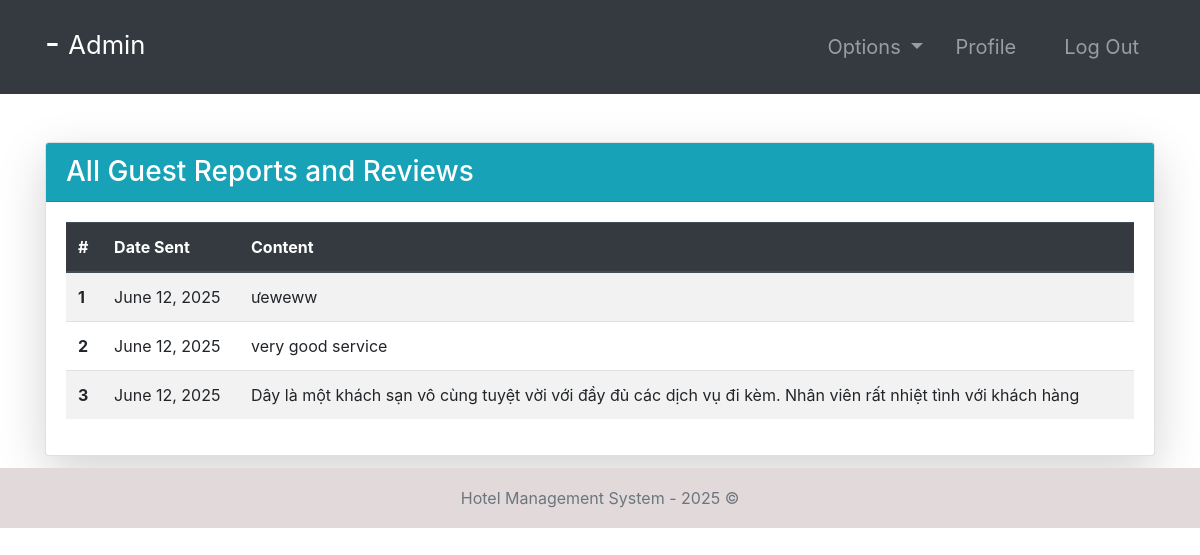
The app's page /view-reports/ (signed in) with its own data.
### hotel/models.py (models this page shows, shortened)
class Report(models.Model):
    date = models.DateField(default=timezone.now)
    content = models.TextField()

### hotel/views.py (the view)
# urls.py: path('view-reports/', view_reports, name='view_reports'),
def view_reports(request):
    role = str(request.user.groups.all()[0])
    if role not in ['admin', 'manager']:
        messages.error(request, "You are not authorized to view this page.")
        return redirect('home')
    all_reports = Report.objects.all().order_by('-date')
    context = {
        'role': role,
        'reports': all_reports
    }
    return render(request, 'manager/view_reports.html', context)

### templates/manager/view_reports.html
{% extends '../index.html' %}
{% block context %}
<div class="container my-5">
    <div class="card shadow-lg">
        <div class="card-header bg-info text-white">
            <h3 class="mb-0">All Guest Reports and Reviews</h3>
        </div>
        <div class="card-body">
            <div class="table-responsive">
                <table class="table table-striped table-hover">
                    <thead class="thead-dark">
                        <tr>
                            <th scope="col">#</th>
                            <th scope="col">Date Sent</th>
                            <th scope="col">Content</th>
                        </tr>
                    </thead>
                    <tbody>
                        {% for report in reports %}
                        <tr>
                            <th scope="row">{{ forloop.counter }}</th>
                            <td>{{ report.date }}</td>
                            <td>{{ report.content }}</td>
                        </tr>
                        {% empty %}
                        <tr>
                            <td colspan="3" class="text-center">There are no reports yet.</td>
                        </tr>
                        {% endfor %}
                    </tbody>
                </table>
            </div>
        </div>
    </div>
</div>
{% endblock context %}

### templates/incs/nav.html (shortened to what this page needs)
<nav class="navbar navbar-dark bg-dark navbar-expand-lg py-3 " role="navigation">
    <div class="container">
        <a href="" class="navbar-brand">
            <h2 class="text-capitalize">
                {{ request.user.first_name }} {{ request.user.last_name }} -
                <small>
                    {{ role }}
                </small>
            </h2>
        </a>
        <div class="collapse navbar-collapse" id="navbarTags">
            <ul class="navbar-nav ml-auto">
                <li class="nav-item dropdown p-2">
                    <a class="nav-link dropdown-toggle" href="#" id="navbarDropdown" role="button"
                        data-toggle="dropdown" aria-haspopup="true" aria-expanded="false">
                        Options
                    </a>
                </li>
                <li class="nav-item mr-3 p-2">
                    {% if role == 'staff' or role == 'receptionist' or role == 'admin' or role == 'manager' %}
                    <a href="{% url 'employee-profile' user.id %}" class="nav-link">Profile</a>
                    {% endif %}
                </li>
                <li class="nav-item p-2 ">
                    <a href="{% url 'logout' %}" class="nav-link">Log Out</a>
                </li>
            </ul>
        </div>
    </div>
</nav>

### static/css/main.css (style rules this page uses)
* { margin: 0; padding: 0; -webkit-font-smoothing: antialiased; }
body { position: relative; }
nav .nav-item { font-size: 20px; }

### records on screen
Report: date "June 12, 2025", content "ưeweww"
Report: date "June 12, 2025", content "very good service"
Report: date "June 12, 2025", content "Dây là một khách sạn vô cùng tuyệt vời với đầy đủ các dịch vụ đi kèm. Nhân viên rất nhiệt tình với khách hàng"

### other values on screen
{{ role }} "Admin"
